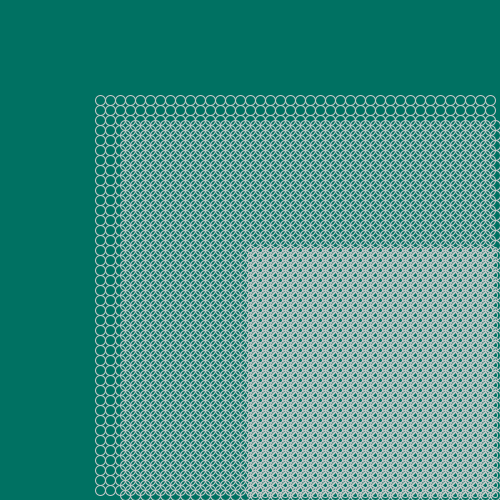
Frame 1 (no input)
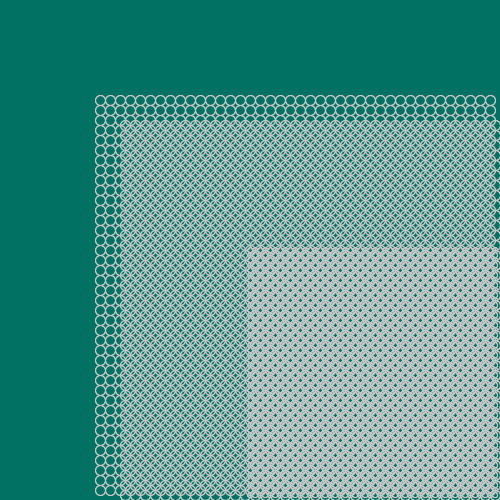
Frame 2 (the mouse pressed at the canvas centre, redrawn once)

The Processing sketch that drew these frames (run headless with seeded random() and noise(); the mouse was pressed at the canvas centre and the sketch redrawn once):

// Processing sketch: processing_85217
// ── processing_85217.pde

void setup()
{
  size(500, 500);
  stroke(200);
  background(#007162);
}



void draw()
{
  noFill();

for (int posX = 250; posX < width; posX = posX + 5)
  {
   
  for (int posY = 250; posY < height; posY = posY + 5)
  {
    ellipse(posX, posY, 5, 5);
  }}

for (int posX = 125; posX < width; posX = posX + 10)
  {
   
  for (int posY = 125; posY < height; posY = posY + 10)
  {
    ellipse(posX, posY, 10, 10);
    
  }}
 
 for (int posX = 100; posX < width; posX = posX + 10)
  {
   
  for (int posY = 100; posY < height; posY = posY + 10)
  {
    ellipse(posX, posY, 10, 10);
    
  }}



noLoop();
}
